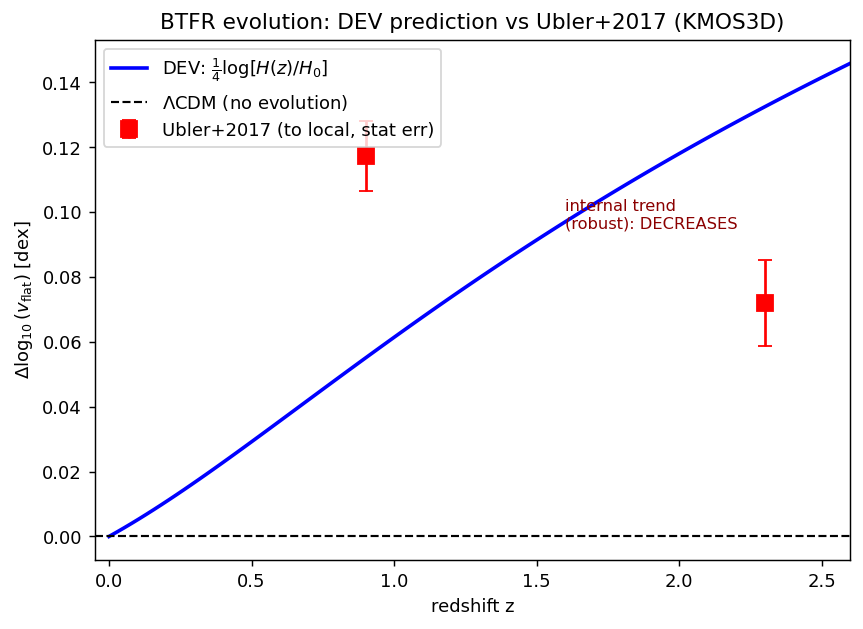

Here is the Python script that generated this plot:
"""B3 -- direct comparison DEV vs Ubler+2017 vs LCDM(=0), tension in sigma + figure.

Two comparisons (B2): (i) to-local Delta log v at each z (DEV variable, systematics-dominated);
(ii) the ROBUST internal z~0.9->z~2.3 change.  We report tension vs DEV and vs LCDM for both.
"""

from __future__ import annotations

import json
from pathlib import Path

import numpy as np

OUT = Path(__file__).resolve().parent

try:
    import matplotlib
    matplotlib.use("Agg")
    import matplotlib.pyplot as plt
    HAVE_MPL = True
except Exception:
    HAVE_MPL = False


def main():
    B1 = json.loads((OUT / "B1_prediction.json").read_text())
    B2 = json.loads((OUT / "B2_data.json").read_text())

    dev = {r["z"]: r["delta_logv"] for r in B1["predictions"]}
    dev_09, dev_23 = dev[0.9], dev[2.3]
    obs = B2["observed_dlogv_to_local"]
    o09, o23 = obs["z~0.9"], obs["z~2.3"]
    internal = B2["internal_evolution"]

    # (i) to-local tensions (stat errors only -- LOWER BOUND on true error)
    def tens(obsval, sig, model):
        return abs(obsval - model) / sig
    tl = {
        "z~0.9": {"obs": o09["dlogv"], "sig": o09["sigma_stat"], "DEV": dev_09,
                  "tension_DEV": tens(o09["dlogv"], o09["sigma_stat"], dev_09),
                  "tension_LCDM": tens(o09["dlogv"], o09["sigma_stat"], 0.0)},
        "z~2.3": {"obs": o23["dlogv"], "sig": o23["sigma_stat"], "DEV": dev_23,
                  "tension_DEV": tens(o23["dlogv"], o23["sigma_stat"], dev_23),
                  "tension_LCDM": tens(o23["dlogv"], o23["sigma_stat"], 0.0)},
    }
    # (ii) internal robust change
    dev_change = dev_23 - dev_09
    obs_change = internal["d(dlogv)_internal"]
    sig_change = internal["sigma"]
    internal_cmp = {
        "obs_change": obs_change, "sigma": sig_change,
        "DEV_change": dev_change, "LCDM_change": 0.0,
        "tension_DEV": abs(obs_change - dev_change) / sig_change,
        "tension_LCDM": abs(obs_change - 0.0) / sig_change,
        "trend_opposite_to_DEV": bool(obs_change * dev_change < 0),
    }

    payload = {"to_local": tl, "internal": internal_cmp,
               "dev_09": dev_09, "dev_23": dev_23,
               "summary": {
                   "to_local_favours_evolution_over_LCDM": bool(
                       tl["z~0.9"]["tension_LCDM"] > tl["z~0.9"]["tension_DEV"]),
                   "internal_trend_opposite_to_DEV": internal_cmp["trend_opposite_to_DEV"],
                   "internal_tension_DEV_sigma": internal_cmp["tension_DEV"],
                   "internal_tension_LCDM_sigma": internal_cmp["tension_LCDM"],
               }}
    (OUT / "B3_comparison.json").write_text(json.dumps(payload, indent=2))

    if HAVE_MPL:
        zs = np.linspace(0, 2.6, 100)
        from astropy.cosmology import FlatLambdaCDM
        c = FlatLambdaCDM(H0=67, Om0=0.30)
        dev_curve = 0.25 * np.log10(c.H(zs).value / c.H(0).value)
        fig, ax = plt.subplots(figsize=(7.5, 5.2))
        ax.plot(zs, dev_curve, "b-", lw=2, label=r"DEV: $\frac{1}{4}\log[H(z)/H_0]$")
        ax.axhline(0, color="k", lw=1.2, ls="--", label=r"$\Lambda$CDM (no evolution)")
        ax.errorbar([0.9, 2.3], [o09["dlogv"], o23["dlogv"]],
                    yerr=[o09["sigma_stat"], o23["sigma_stat"]], fmt="rs", ms=9,
                    capsize=4, label="Ubler+2017 (to local, stat err)")
        ax.annotate("internal trend\n(robust): DECREASES",
                    xy=(1.6, 0.095), fontsize=9, color="darkred")
        ax.set_xlabel("redshift z"); ax.set_ylabel(r"$\Delta\log_{10}(v_{\rm flat})$ [dex]")
        ax.set_title("BTFR evolution: DEV prediction vs Ubler+2017 (KMOS3D)")
        ax.legend(loc="upper left"); ax.set_xlim(-0.05, 2.6)
        fig.savefig(OUT / "B3_comparison.png", dpi=130, bbox_inches="tight")

    print("=" * 72)
    print("B3 -- DEV vs Ubler+2017 vs LCDM")
    print("=" * 72)
    print(f"DEV: z~0.9 = {dev_09:+.4f}   z~2.3 = {dev_23:+.4f}   (change {dev_change:+.4f})")
    print("\n(i) to-local offsets (DEV variable; stat errors are a LOWER bound):")
    for k, t in tl.items():
        print(f"  {k}: obs={t['obs']:+.4f}+-{t['sig']:.4f}  "
              f"tension vs DEV={t['tension_DEV']:.1f}sig  vs LCDM={t['tension_LCDM']:.1f}sig")
    print("\n(ii) internal z~0.9->z~2.3 change (ROBUST):")
    print(f"  observed = {obs_change:+.4f}+-{sig_change:.4f}   DEV = {dev_change:+.4f}   LCDM = 0")
    print(f"  tension vs DEV = {internal_cmp['tension_DEV']:.1f}sig   "
          f"vs LCDM = {internal_cmp['tension_LCDM']:.1f}sig")
    print(f"  trend OPPOSITE to DEV: {internal_cmp['trend_opposite_to_DEV']} "
          f"(DEV predicts increase; observed decreases)")
    return payload


if __name__ == "__main__":
    main()
